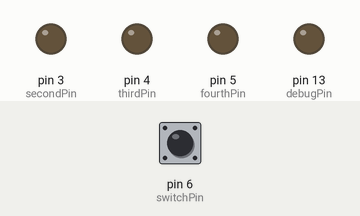
Simulated run of this sketch. Board: Arduino Uno, built with avr-gcc and run on an emulated ATmega328P. Shown: output pins drawn as LEDs (lit = HIGH). The inputs (shaded band) are chosen by the test bench; at power-on: pin 6 (switchPin) HIGH. Pins used as bus, display or sensor lines are not drawn.

Above: at 1.0 s.
At 2.5 s:
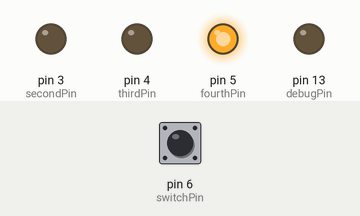
At 3.5 s:
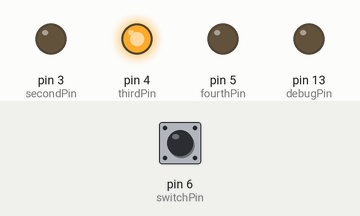
At 4.5 s:
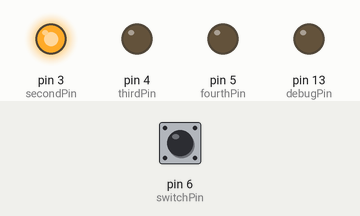
Timing chart, 0 to 5.2 s (numbered marks = the images above):
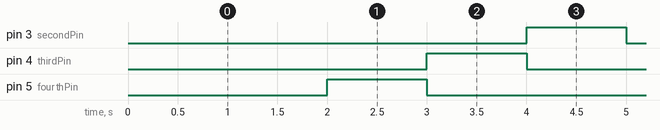

The sketch:

project2a.ino
```cpp
/*========================================================
   Irene Alvarado
   Gadgets and Sensors
   Project 2: Make 4 LEDs light up in opposite directions when 1 button is pressed.
  ========================================================*/

/*------- Hardware configuration -------*/
const int  switchPin = 6;        // pin with switch attached
const int  firstPin = 2;           // pin for first light, 2000 s
const int  secondPin = 3;         // pin for second light 1000 s
const int  thirdPin = 4;          // pin for third light 500 s
const int  fourthPin = 5;          // pin for third light 250 s
const byte debugPin = 13;        // pin that we put debug output on (set to 255 to disable)
// (most Arduino's have a built in LED on pin 13...)

//corresponding to firstPin, secondPin, thirdPin, fourthPin. Loop uses led array for lookup of what LED to turn on
int leds[4] = {2, 3, 4, 5};

/*------- Data structures for system state -------*/

// Structure to track and debounce the state of a push button switch
// Written by Scott Hudson
typedef struct switchTracker {
  int lastReading;       // last raw value read
  long lastChangeTime;   // last time the raw value changed
  byte pin;              // the pin this is tracking changes on
  byte switchState;      // debounced state of the switch
} switchTrack;

/*------- Global system state -------*/
switchTrack switchInput; // debounce information for our switch
int direction = 0; // direction of LED lighting
int currentLoop = 0; // To track from 0-3 in loop (aka. for 4 LED lights)


/*-------------------------------------------*/
/* Initializization code (run once via call from Arduino framework) */
void setup() {
  Serial.begin(9600);

  // Set up debounce tracker on our switch input pin (sets mode to INPUT)
  initSwitchTrack(switchInput, switchPin);

  // Establish direction of pins we are using to drive LEDs
  pinMode(firstPin, OUTPUT);
  pinMode(secondPin, OUTPUT);
  pinMode(thirdPin, OUTPUT);
  pinMode(fourthPin, OUTPUT);
  pinMode(debugPin, OUTPUT);
}

// Should use "unsigned long" for variables that hold time
// The value will quickly become too large for an int to store
unsigned long previousMillis = 0; // will store last time LED was updated
const long interval = 1000; // interval at which to blink (milliseconds)
int laston = 0; // Last LED to be on

void loop() {
  int currentDirection = run_switch();

  // check to see if it's time to blink the LED; that is, if the
  // difference between the current time and last time you blinked
  // the LED is bigger than the interval at which you want to
  // blink the LED.
  unsigned long currentMillis = millis();

  // We go into if statement every 1 seconds
  if (currentMillis - previousMillis >= interval) {
    digitalWrite(laston, LOW); // Make sure we turn off the last LED that was on

    // save the last time you blinked the LED
    previousMillis = currentMillis;

    if (currentDirection) {
      // Figure out what our current and previous LEDs are
      int curLED = leds[currentLoop];
      int mod = (((currentLoop - 1) % 4) + 4) % 4;
      int prevLED = leds[mod];

      //Update the LEDs
      digitalWrite(curLED, HIGH);
      digitalWrite(prevLED, LOW);
      laston = curLED;
    }
    else {
      int curLED = leds[currentLoop];
      int prevLED = leds[((currentLoop + 1) % 4)];

      //Update the LEDs
      digitalWrite(curLED, HIGH);
      digitalWrite(prevLED, LOW);
      laston = curLED;
    }


    // Update where we are in this loop 0-3 or going from 3-0
    if (currentDirection) {
      currentLoop += 1;
    }
    else {
      currentLoop -= 1;
    }

    // Make sure we update currentLoop if it goes over 3 or under 0.
    if (currentLoop > 3) {
      currentLoop = 0;
    }
    if (currentLoop < 0) {
      currentLoop = 3;
    }
  }

}

/* Called on every loop to see if the switch has been pressed
 */
int run_switch(void) {
  if (switchChange(switchInput) && switchInput.switchState == 1 /* pressed */) {
    direction = !direction;
    //    Serial.print(direction);
    //    Serial.println("pressed");
    return direction;
  }

  return direction;
}

/* Fill in a switchTrack structure to start tracking/debouncing a switch
   on the given pin.
   Written by Scott Hudson
*/
void initSwitchTrack(struct switchTracker &sw, int swPin) {
  pinMode(swPin, INPUT);
  sw.lastReading = digitalRead(swPin);
  sw.lastChangeTime = millis();
  sw.pin = swPin;
  sw.switchState = sw.lastReading;
}

/* Using a time based debounce, test whether a switch should be considered to have
   changed state since the last call to this routine for the switch, and track the
   current state of the switch in the given switch tracking structure (sw).  The switch
   will be consided to be in a new state only after it has held that state for debounceTime msec
   or longer.  sw.switchState will be set to 1 when the switch should be considered pressed
   and 0 when it should be considered released.  This routine will return true when the
   switch is in a new state compared to the last call to this routine, false otherwise.

   Note: this routine must be called frequently to operate correctly.
   Note: this code is here to make the demo a little more stand alone (nothing to import),
         but in other cases you might want to consider using the code from Bounce.h instead.
   Written by Scott Hudson
*/
boolean switchChange(struct switchTracker &sw) {
  // switch must stay stable this long (in msec) to register
  const long debounceTime = 100;

  // default to no change until we find out otherwise
  boolean result = false;

  // get the current raw reading from the switch
  int reading = digitalRead(sw.pin);
  // Serial.println(reading);

  // if the raw reading has changed (by noise or actual press/release) reset change time to now
  if (reading != sw.lastReading) sw.lastChangeTime = millis();
  sw.lastReading = reading;

  // if time since the last change is longer than the required dwell
  if ((millis() - sw.lastChangeTime) > debounceTime) {
    // note whether we are changing
    result = (reading != sw.switchState);
    // in any case the value has been stable and so the reported state
    // should now match the current raw reading
    sw.switchState = reading;
  }
  return result;
}
```

Measured:
- by itself, pin 3 (secondPin), pin 4 (thirdPin), pin 5 (fourthPin): alternates HIGH for 1.0 s and LOW for 3.0 s
- by itself, everything shown: repeats every 4.0 s, in 4 steps
